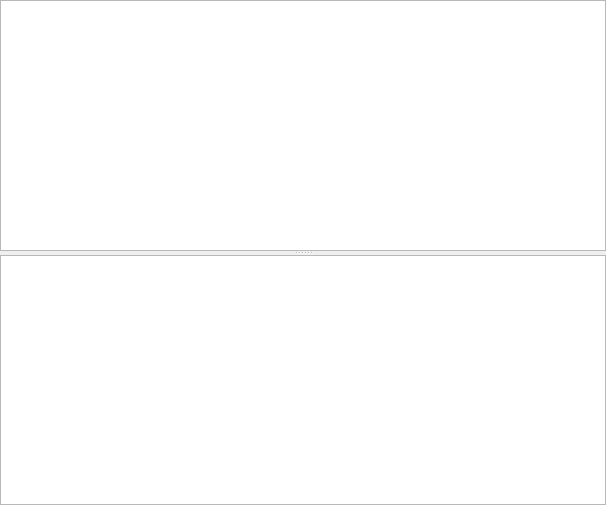
<?xml version="1.0" encoding="UTF-8"?>
<ui version="4.0">
 <class>HistoryViewWidget</class>
 <widget class="QWidget" name="HistoryViewWidget">
  <property name="geometry">
   <rect>
    <x>0</x>
    <y>0</y>
    <width>606</width>
    <height>505</height>
   </rect>
  </property>
  <property name="windowTitle">
   <string>Overview</string>
  </property>
  <property name="windowIcon">
   <iconset theme="git-overview">
    <normaloff>.</normaloff>.</iconset>
  </property>
  <layout class="QVBoxLayout" name="verticalLayout">
   <property name="leftMargin">
    <number>0</number>
   </property>
   <property name="topMargin">
    <number>0</number>
   </property>
   <property name="rightMargin">
    <number>0</number>
   </property>
   <property name="bottomMargin">
    <number>0</number>
   </property>
   <item>
    <widget class="QSplitter" name="splitter">
     <property name="orientation">
      <enum>Qt::Vertical</enum>
     </property>
     <widget class="TreeView" name="treeViewHistory">
      <property name="contextMenuPolicy">
       <enum>Qt::CustomContextMenu</enum>
      </property>
      <property name="rootIsDecorated">
       <bool>false</bool>
      </property>
     </widget>
     <widget class="LogDetailsWidget" name="textBrowser">
      <property name="openLinks">
       <bool>false</bool>
      </property>
     </widget>
    </widget>
   </item>
  </layout>
 </widget>
 <customwidgets>
  <customwidget>
   <class>LogDetailsWidget</class>
   <extends>QTextBrowser</extends>
   <header>widgets/logdetailswidget.h</header>
  </customwidget>
  <customwidget>
   <class>TreeView</class>
   <extends>QTreeView</extends>
   <header>widgets/treeview.h</header>
  </customwidget>
 </customwidgets>
 <resources/>
 <connections/>
</ui>
